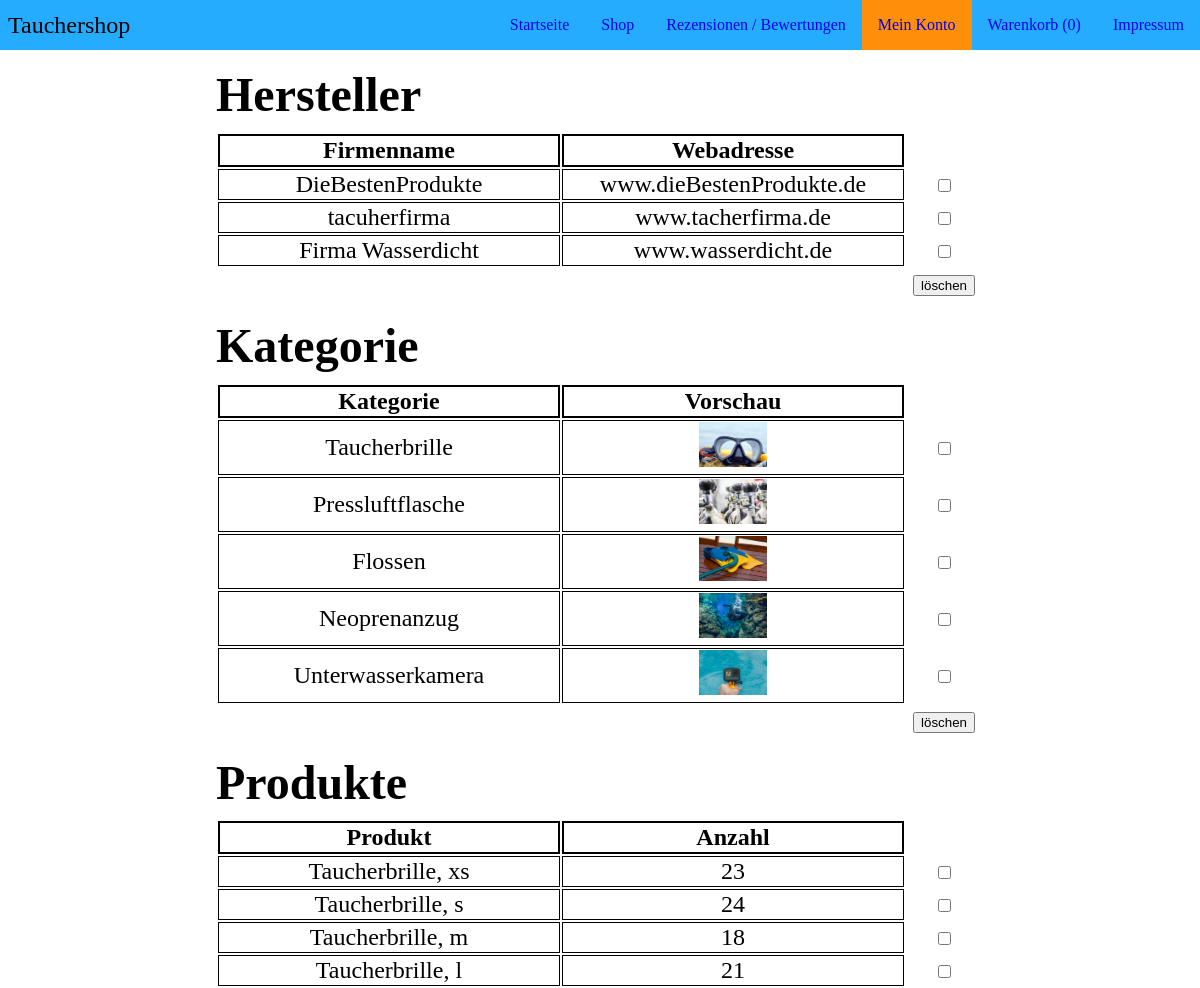
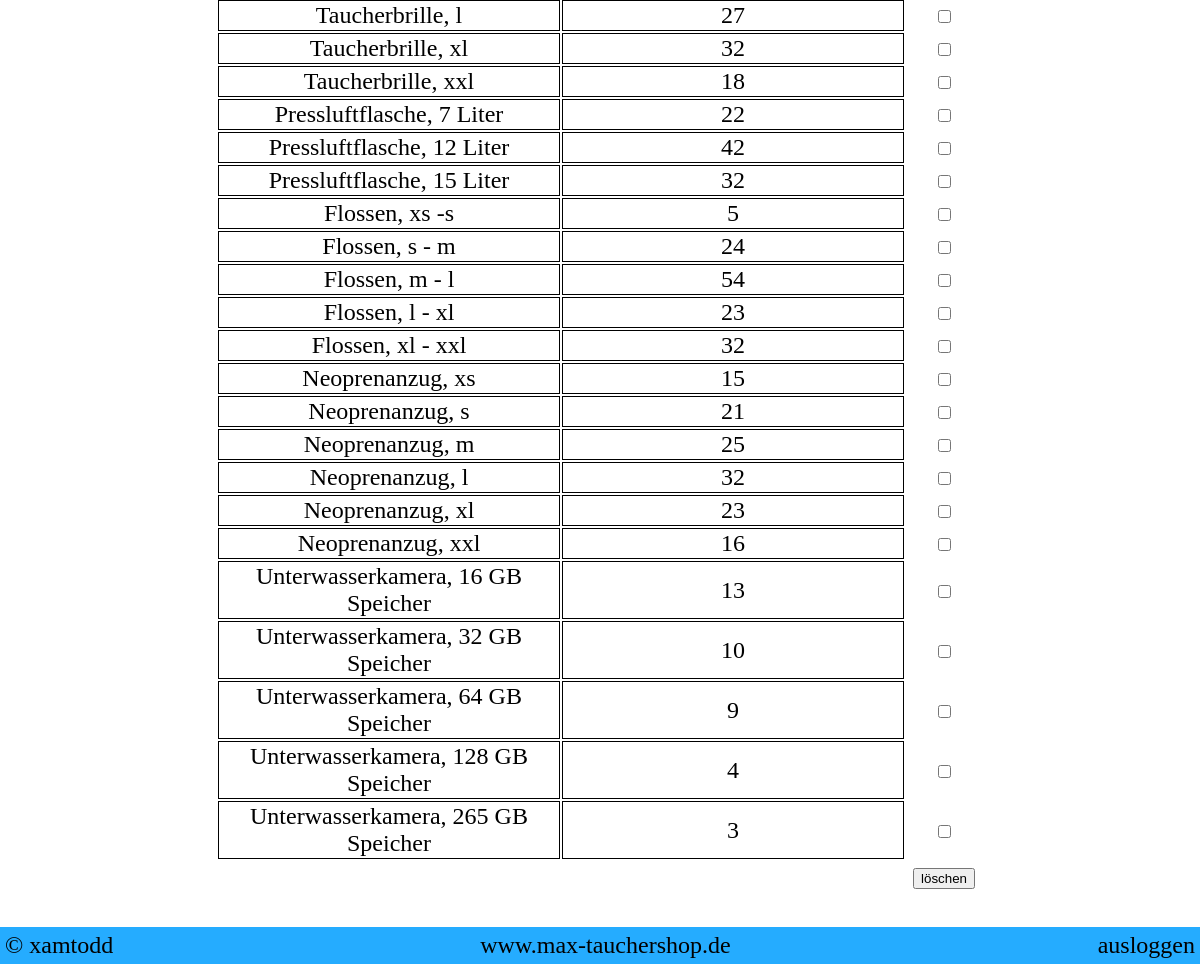
/loeschen.php (signed in), run on the app's committed database (2 pictures, top to bottom).
### tables this page shows
CREATE TABLE IF NOT EXISTS `hersteller` (
  `ID` int(11) NOT NULL AUTO_INCREMENT,
  `Firmenname` varchar(200) NOT NULL,
  `Webadresse` varchar(200) NOT NULL,
  `EMail` varchar(200) NOT NULL,
  PRIMARY KEY (`ID`)
);

CREATE TABLE IF NOT EXISTS `katikorien` (
  `ID` int(200) NOT NULL AUTO_INCREMENT,
  `produktname` varchar(200) NOT NULL,
  `kbeschreibung` text NOT NULL,
  `lbeschreibung` text NOT NULL,
  `imgsrc` varchar(200) NOT NULL,
  `hersteller_ID` int(200) NOT NULL,
  `stempel` timestamp NOT NULL DEFAULT current_timestamp() ON UPDATE current_timestamp(),
  PRIMARY KEY (`ID`)
);

CREATE TABLE IF NOT EXISTS `produkte` (
  `ID` int(11) NOT NULL AUTO_INCREMENT,
  `katikorien_ID` int(11) NOT NULL,
  `groesse` varchar(200) NOT NULL,
  `anzahl` int(11) NOT NULL,
  `preis` double NOT NULL,
  PRIMARY KEY (`ID`)
);

### loeschen.php (the view, shortened to what this page needs)
<?php
     $servername = "localhost";
     $username = "user";
     $password = "password";
     $db = "webshop";
     $conn = new mysqli($servername, $username, $password, $db);
     if(!isset($_SESSION['loggedin'])){
         $anz = 0;
     }else{
         $benutzername = $_SESSION['benutzername'];
         $sql = "SELECT ID FROM user WHERE benutzername = ?";
         $stmt = $conn->prepare($sql);
         $stmt->bind_param("s", $benutzername);
         $stmt->execute();
         $result = $stmt->get_result();
         while ($row = $result->fetch_assoc()){
             $uID = $row['ID'];
         }
         $sql = "SELECT SUM(wAnzahl) FROM warenkorb WHERE ID_user = ?";
         $stmt = $conn->prepare($sql);
         $stmt->bind_param("i", $uID);
         $stmt->execute();
         $result = $stmt->get_result();
         $anz = $result->fetch_assoc()['SUM(wAnzahl)'];
         if($anz == null){
              $anz = 0;
         }
     }
?>
<!DOCTYPE html>
<html lang="de">
<head>
    <link rel="stylesheet" href="CSS/menue.css">
    <link rel="stylesheet" href="CSS/loeschen.css">
    <link rel="stylesheet" href="CSS/footer.css">
</head>
<body>
<nav class="menue">
    <div class="firmenname">Tauchershop</div>
    <div class="navigations-links">
        <ul>
            <li><a href="index.php">Startseite</a></li>
            <li><a href ='shop.php'>Shop</a></li>
            <li><a href="rub.php">Rezensionen / Bewertungen</a></li>
            <li><a href="meinkonto.php" class='aktuell'>Mein Konto</a></li>
            <li><a href="warenkorb.php">Warenkorb (<?=$anz?>)</a></li>
            <li><a href="impressum.php">Impressum</a></li>
        </ul>
    </div>
</nav>
<div id="content">
    <div class="main">
        <div class = 'hersteller'>
            <h1>Hersteller</h1>
            <form method='POST', action='PHP/herstellerloeschen.php'>
            <table class = 'hers'>
                <th class = 'neunz'>Firmenname</th>
                <th class ='wa'>Webadresse</th>
                <th class ='cb'></th>
                <?php
                    $sql = "SELECT * FROM hersteller";
                    $result = $conn->query($sql);
                    while($row = $result->fetch_assoc()){
                ?>
                <tr>
                    <td><?=$row['Firmenname']?></td>
                    <td class ='wa'><?=$row['Webadresse']?></td>
                    <td class = 'inp'><input type='checkbox' value="<?=$row['ID']?>" name = 'hID[]'></td>
                </tr>
                <?php
                    }
                ?>
                  <tr>
                        <td class = 'inp'></td>
                        <td class='inp2'></td>
                        <td class = 'inp'><button>löschen</button></td>
                  </tr>
                  </form>
        </div>
        <div class = 'katikorie'>
            <form method='POST' action ='PHP/katikorienloeschen.php'>
            <h1>Kategorie</h1>
            <table class = 'katiko'>
                <th class = 'neunz'>Kategorie</th>
                <th class ='wa'>Vorschau</th>
                <th class ='cb'></th>
                <?php
                    $sql = "SELECT * FROM katikorien";
                    $result = $conn->query($sql);
                    while($row = $result->fetch_assoc()){
                ?>
                <tr>
                    <td><?=$row['produktname']?></td>
                    <td class ='wa'><img src="IMG/<?=$row['imgsrc']?>"></td>
                    <td class = 'inp'><input type='checkbox' value="<?=$row['ID']?>" name = 'kID[]'></td>
                </tr>
                <?php
                    }
                ?>
                  <tr>
                        <td class = 'inp'></td>
                        <td class = 'inp2'></td>
                        <td class = 'inp'><button>löschen</button></td>
                  </tr>
                  </form>
        </div>
        <div class = 'produkte'>
              <h1>Produkte</h1>
              <form method='POST' action='PHP/produktloeschen.php'>
              <table class = 'prod'>
                  <th class = 'neunz'>Produkt</th>
                  <th class = 'wa'>Anzahl</th>
                  <th class ='cb'></th>
                <?php
                    $sql = "SELECT produkte.ID, katikorien.produktname, produkte.anzahl, produkte.groesse FROM produkte, katikorien WHERE produkte.katikorien_ID = katikorien.ID";
                    $result = $conn->query($sql);
                    while($row = $result->fetch_assoc()){
                ?>
                  <tr>
                      <td><?=$row['produktname']?>, <?=$row['groesse']?></td>
                      <td class = 'wa'><?=$row['anzahl']?></td>
                      <td class ='inp'><input type='checkbox' name = 'proid[]' value="<?=$row['ID']?>"></td>
                  </tr>
                  <?php
                    }
                  ?>
                <tr>
                      <td class = 'inp'></td>
                      <td class = 'inp2'></td>
                      <td class = 'inp'><button type = 'submit'>löschen</button></td>
                </tr>
                </form>
        </div>
    </div>
        <footer class="footer">
            <a class="links" href="https://github.com/xamtodd">&copy; xamtodd</a>
            <a class="mitte" href="#">www.max-tauchershop.de</a>
            <?php
            if(!isset($_SESSION['loggedin'])){
                echo "<a class='rechts' href='anmelden.html'>anmelden</a>";
            }else{
                echo "<a class='rechts' href='PHP/logout.php'>ausloggen</a>";
            }
            ?>
        </footer>
</div>
</body>
</html>

### CSS/menue.css (style rules this page uses)
* { box-sizing: border-box; }
body { margin: 0; padding: 0; }
.menue { position: fixed; z-index: 1; width: 100%; display: flex; justify-content: space-between; align-items: center; background-color: #25acff; }
.firmenname { font-size: 1.5rem; margin: 0.5rem; }
.navigations-links ul { margin: 0; padding: 0; display: flex; }
.navigations-links li { list-style: none; font-size: 1rem; }
.navigations-links li a { text-decoration: none; padding: 1rem; display: block; }
.navigations-links li .aktuell { background-color: #ff8f08; }

### CSS/loeschen.css (style rules this page uses)
.main { padding-bottom: 3em; padding-top: 2em; margin: auto; width: 80%; font-size: 1.5em; }
table { width: 80%; margin: auto; }
table td { text-align: center; width: 45%; border-top: 1px solid black; border-bottom: 1px solid black; border-left: 1px solid black; border-right: 1px solid black; }
table th { border-bottom: 2px solid black; border-top: 2px solid black; border-left: 2px solid black; border-right: 2px solid black; }
table .cb { border: none; }
table .inp2 { border: none; }
table .inp { border: none; border-bottom: none; }
h1 { width: 80%; margin-left: auto; margin-right: auto; margin-top: 2%; margin-bottom: 1%; }
table img { width: 20%; }

### CSS/footer.css (style rules this page uses)
.footer { position: fixed; left: 0; bottom: 0; width: 100%; background-color: #25acff; color: white; display: flex; justify-content: space-between; align-items: center; }
.footer a { text-decoration: none; color: black; font-size: 1.5em; padding: 5px; }

### data on the page
hersteller: Firmenname "DieBestenProdukte", Webadresse "www.dieBestenProdukte.de"
hersteller: Firmenname "tacuherfirma", Webadresse "www.tacherfirma.de"
hersteller: Firmenname "Firma Wasserdicht", Webadresse "www.wasserdicht.de"
katikorien: produktname "Taucherbrille", imgsrc (picture)
katikorien: produktname "Pressluftflasche", imgsrc (picture)
katikorien: produktname "Flossen", imgsrc (picture)
katikorien: produktname "Neoprenanzug", imgsrc (picture)
katikorien: produktname "Unterwasserkamera", imgsrc (picture)
produkte: katikorien_ID.produktname "Taucherbrille", groesse "xs", anzahl "23"
produkte: katikorien_ID.produktname "Taucherbrille", groesse "s", anzahl "24"
produkte: katikorien_ID.produktname "Taucherbrille", groesse "m", anzahl "18"
produkte: katikorien_ID.produktname "Taucherbrille", groesse "l", anzahl "21"
produkte: katikorien_ID.produktname "Taucherbrille", groesse "l", anzahl "27"
produkte: katikorien_ID.produktname "Taucherbrille", groesse "xl", anzahl "32"
produkte: katikorien_ID.produktname "Taucherbrille", groesse "xxl", anzahl "18"
produkte: katikorien_ID.produktname "Pressluftflasche", groesse "7 Liter", anzahl "22"
produkte: katikorien_ID.produktname "Pressluftflasche", groesse "12 Liter", anzahl "42"
produkte: katikorien_ID.produktname "Pressluftflasche", groesse "15 Liter", anzahl "32"
produkte: katikorien_ID.produktname "Flossen", groesse "xs -s", anzahl "5"
produkte: katikorien_ID.produktname "Flossen", groesse "s - m", anzahl "24"
produkte: katikorien_ID.produktname "Flossen", groesse "m - l", anzahl "54"
produkte: katikorien_ID.produktname "Flossen", groesse "l - xl", anzahl "23"
produkte: katikorien_ID.produktname "Flossen", groesse "xl - xxl", anzahl "32"
produkte: katikorien_ID.produktname "Neoprenanzug", groesse "xs", anzahl "15"
produkte: katikorien_ID.produktname "Neoprenanzug", groesse "s", anzahl "21"
produkte: katikorien_ID.produktname "Neoprenanzug", groesse "m", anzahl "25"
produkte: katikorien_ID.produktname "Neoprenanzug", groesse "l", anzahl "32"
produkte: katikorien_ID.produktname "Neoprenanzug", groesse "xl", anzahl "23"
produkte: katikorien_ID.produktname "Neoprenanzug", groesse "xxl", anzahl "16"
produkte: katikorien_ID.produktname "Unterwasserkamera", groesse "16 GB Speicher", anzahl "13"
produkte: katikorien_ID.produktname "Unterwasserkamera", groesse "32 GB Speicher", anzahl "10"
produkte: katikorien_ID.produktname "Unterwasserkamera", groesse "64 GB Speicher", anzahl "9"
produkte: katikorien_ID.produktname "Unterwasserkamera", groesse "128 GB Speicher", anzahl "4"
produkte: katikorien_ID.produktname "Unterwasserkamera", groesse "265 GB Speicher", anzahl "3"

### other printed values
$anz "0"
